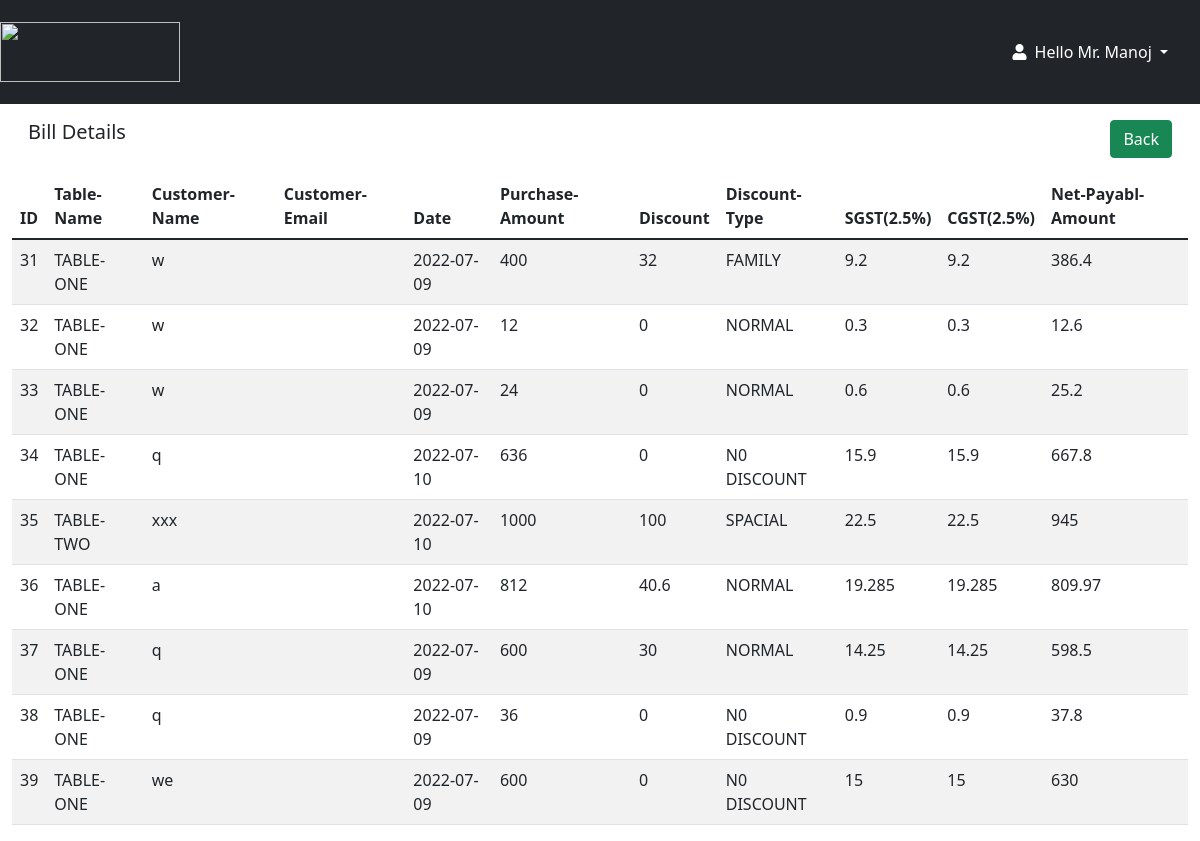
Screenshot of /allbills.php (signed in) with the database file from the repository.
### tables this page shows
CREATE TABLE IF NOT EXISTS `rms_admin` (
  `id` int(10) NOT NULL AUTO_INCREMENT,
  `name` varchar(30) NOT NULL,
  `email` varchar(30) NOT NULL,
  `mobile_no` int(13) NOT NULL,
  `gender` varchar(30) NOT NULL,
  `address` varchar(100) NOT NULL,
  `password` varchar(200) NOT NULL,
  PRIMARY KEY (`id`),
  UNIQUE KEY `email` (`email`)
);

CREATE TABLE IF NOT EXISTS `bill` (
  `id` int(10) NOT NULL AUTO_INCREMENT,
  `table_name` int(30) NOT NULL,
  `customer_name` varchar(30) NOT NULL,
  `customer_email` varchar(30) NOT NULL,
  `date` date NOT NULL,
  `total_amount` float NOT NULL,
  `discount` float NOT NULL,
  `sgst` float NOT NULL,
  `cgst` float NOT NULL,
  `net_payable_amount` float NOT NULL,
  `discount_type` int(30) NOT NULL,
  `payment_status` varchar(50) NOT NULL,
  PRIMARY KEY (`id`),
  KEY `FK_bill_table` (`table_name`)
);

CREATE TABLE IF NOT EXISTS `rms_tables` (
  `id` int(30) NOT NULL AUTO_INCREMENT,
  `name` varchar(30) NOT NULL,
  PRIMARY KEY (`id`),
  UNIQUE KEY `name` (`name`)
);

CREATE TABLE IF NOT EXISTS `rms_discount` (
  `id` int(30) NOT NULL AUTO_INCREMENT,
  `percentage` float NOT NULL,
  `name` varchar(30) NOT NULL,
  `purchese amount` float NOT NULL,
  `manage by` int(11) NOT NULL,
  PRIMARY KEY (`id`),
  UNIQUE KEY `name` (`name`),
  KEY `fk_admin_discount` (`manage by`)
);

### allbills.php (the view, shortened to what this page needs)
<!DOCTYPE html>
<?php
include "rmsdbcon.php";
if (isset($_SESSION["admin"])) {
    $user = $_SESSION["admin"];
    $r = mysqli_query($con, "SELECT * FROM `rms_admin` WHERE `id`='$user'");
    $row = mysqli_fetch_array($r);
    $i = $row["name"];
}else{
    header("location:rmslogout.php");
}
$sql = "SELECT * FROM `bill`;";
$q = mysqli_query($con, $sql);
?>
<html lang="en">
<head>
    <link href="https://cdn.jsdelivr.net/npm/bootstrap@5.1.3/dist/css/bootstrap.min.css" rel="stylesheet">
    <link rel="stylesheet" href="https://cdnjs.cloudflare.com/ajax/libs/font-awesome/5.15.3/css/all.min.css" />
    <link rel="stylesheet" href="https://cdnjs.cloudflare.com/ajax/libs/font-awesome/4.7.0/css/font-awesome.min.css">
</head>
<body>
    <header>
        <nav class="navbar navbar-light bg-dark">
            <a class="navbar-brand" href="#">
                <img src="images/food-mania-logo.png" width="180" height="60" class="d-inline-block align-top" alt="">
            </a>
            <div id="page-content-wrapper">
                <nav class="navbar navbar-expand-lg navbar-light bg-transparent py-4 px-4">
                    <div class="collapse navbar-collapse" id="navbarSupportedContent">
                        <ul class="navbar-nav ms-auto mb-2 mb-lg-0">
                            <li class="nav-item dropdown">
                                <a class="nav-link dropdown-toggle second-text text-white" href="#" id="navbarDropdown" role="button" data-bs-toggle="dropdown" aria-expanded="false">
                                    <i class="fas fa-user me-2"></i><?php echo "Hello " . $i; ?>
                                </a>
                            </li>
                        </ul>
                    </div>
                </nav>
            </div>
        </nav>
    </header>
    <div class="row my-3 mx-3">
        <div class="col">
            <h5>Bill Details</h5>
        </div>
        <div class="col">
        <a href="Todaysbill.php" class="btn btn-success ml-3" style="margin-left:700px ;"role="button">Back</a></div>
    </div>
    <div>
        <?php
        if (mysqli_num_rows($q) > 0) {
        ?>
            <div class="container-fluid">
                <table class="table table-striped">
                    <thead>
                        <tr>
                            <th scope="col">ID</th>
                            <th scope="col">Table-Name</th>
                            <th scope="col">Customer-Name</th>
                            <th scope="col">Customer-Email</th>
                            <th scope="col">Date</th>
                            <th scope="col">Purchase-Amount</th>
                            <th scope="col">Discount</th>
                            <th scope="col">Discount-Type</th>
                            <th scope="col">SGST(2.5%)</th>
                            <th scope="col">CGST(2.5%)</th>
                            <th scope="col">Net-Payabl-Amount</th>
                        </tr>
                    </thead>
                    <?php
                    while ($roww = mysqli_fetch_array($q)) {
                       $di= $roww["discount_type"];
                       $q1 = mysqli_query($con,"SELECT * FROM `rms_discount` where id = $di");
                       $r = mysqli_fetch_array($q1);
                       $tni= $roww["table_name"];
                       $q2 = mysqli_query($con,"SELECT * FROM `rms_tables` where id = $tni");
                       $r2 = mysqli_fetch_array($q2);
                    ?>
                        <tr>
                            <td><?php echo $roww["id"]; ?></td>
                            <td><?php echo $r2["name"]; ?></td>
                            <td><?php echo $roww["customer_name"]; ?></td>
                            <td><?php echo $roww["customer_email"]; ?></td>
                            <td><?php echo $roww["date"]; ?></td>
                            <td><?php echo $roww["total_amount"]; ?></td>
                            <td><?php echo $roww["discount"]; ?></td>
                            <td><?php echo $r["name"]; ?></td>
                            <td><?php echo $roww["sgst"]; ?></td>
                            <td><?php echo $roww["cgst"]; ?></td>
                            <td><?php echo $roww["net_payable_amount"]; ?></td>
                            </tr>
                    <?php
                    }
                    ?>
                </table>
            </div>
        <?php
        } else {
            echo "No Record Found";
        }
        ?>
    </div>
</body>
</html>

### rows the page displays
rms_admin: name "Mr. Manoj"
bill: id "31", table_name.name "TABLE-ONE", customer_name "w", date "2022-07-09", total_amount "400", discount "32", rms_discount.name "FAMILY", sgst "9.2", cgst "9.2", net_payable_amount "386.4"
bill: id "32", table_name.name "TABLE-ONE", customer_name "w", date "2022-07-09", total_amount "12", discount "0", rms_discount.name "NORMAL", sgst "0.3", cgst "0.3", net_payable_amount "12.6"
bill: id "33", table_name.name "TABLE-ONE", customer_name "w", date "2022-07-09", total_amount "24", discount "0", rms_discount.name "NORMAL", sgst "0.6", cgst "0.6", net_payable_amount "25.2"
bill: id "34", table_name.name "TABLE-ONE", customer_name "q", date "2022-07-10", total_amount "636", discount "0", rms_discount.name "N0 DISCOUNT", sgst "15.9", cgst "15.9", net_payable_amount "667.8"
bill: id "35", table_name.name "TABLE-TWO", customer_name "xxx", date "2022-07-10", total_amount "1000", discount "100", rms_discount.name "SPACIAL", sgst "22.5", cgst "22.5", net_payable_amount "945"
bill: id "36", table_name.name "TABLE-ONE", customer_name "a", date "2022-07-10", total_amount "812", discount "40.6", rms_discount.name "NORMAL", sgst "19.285", cgst "19.285", net_payable_amount "809.97"
bill: id "37", table_name.name "TABLE-ONE", customer_name "q", date "2022-07-09", total_amount "600", discount "30", rms_discount.name "NORMAL", sgst "14.25", cgst "14.25", net_payable_amount "598.5"
bill: id "38", table_name.name "TABLE-ONE", customer_name "q", date "2022-07-09", total_amount "36", discount "0", rms_discount.name "N0 DISCOUNT", sgst "0.9", cgst "0.9", net_payable_amount "37.8"
bill: id "39", table_name.name "TABLE-ONE", customer_name "we", date "2022-07-09", total_amount "600", discount "0", rms_discount.name "N0 DISCOUNT", sgst "15", cgst "15", net_payable_amount "630"
